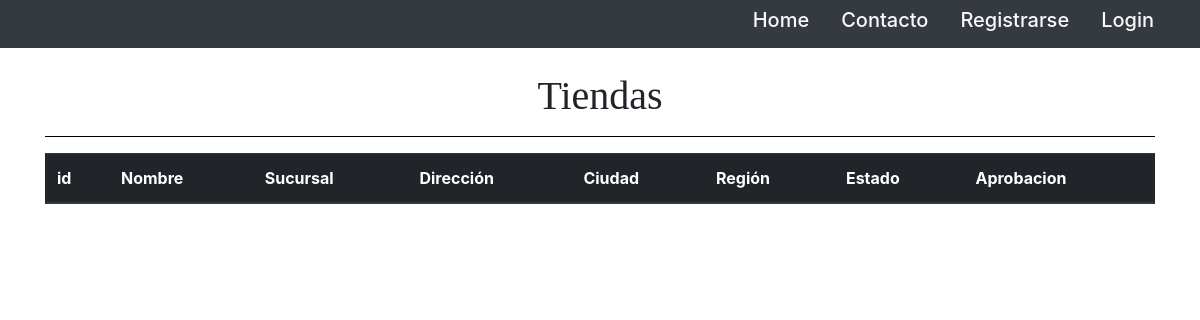
Before: /cambio_estado/ with the older database file.
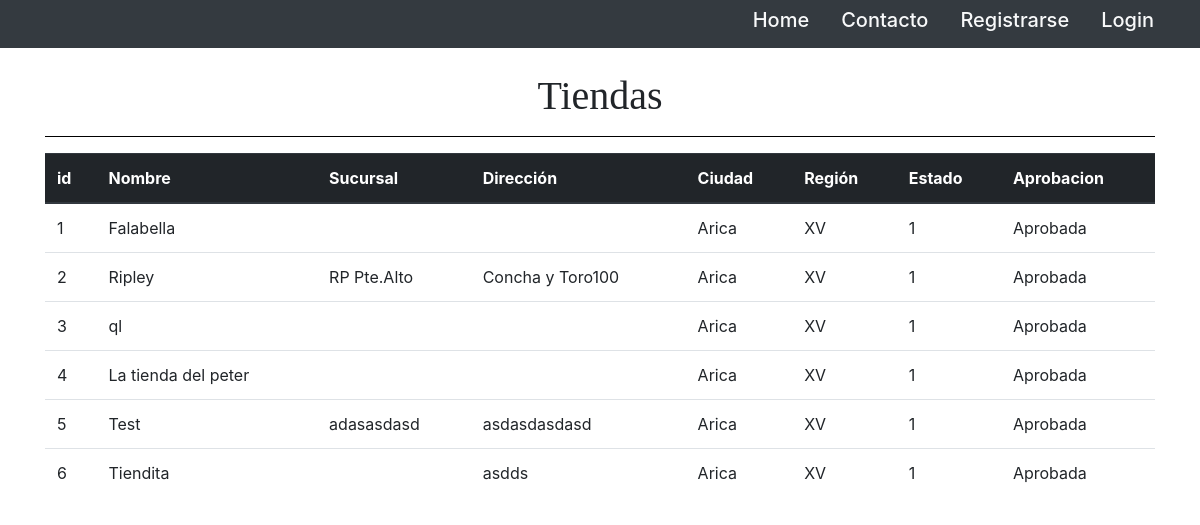
After: the same page with the newer database file.
### CORE/models.py (models this page shows, shortened)
class Tiendas(models.Model):
    store_id = models.IntegerField(primary_key=True)
    store_name = models.CharField(max_length=20, default="nn")
    office = models.CharField(max_length=20, default="nn")
    adress = models.CharField(max_length=20, default="nn")
    region_id = models.ForeignKey(Regiones, on_delete=models.CASCADE)
    provincia_id = models.ForeignKey(Provincias, on_delete=models.CASCADE)
    estado = models.IntegerField(default=0)

class Provincias(models.Model):
    provincia_id = models.IntegerField(primary_key=True)
    nombre = models.CharField(max_length=45, verbose_name="provincia", default="nn")
    region_id = models.ForeignKey(Regiones, on_delete=models.CASCADE)
    def __str__(self):
        return self.nombre

class Regiones(models.Model):
    region_id = models.IntegerField(primary_key=True)
    nombre = models.CharField(max_length=45, verbose_name="region", default="nn")
    ordinal = models.CharField(max_length=3, default="I")
    def __str__(self):
        return self.ordinal

### CORE/views.py (the view)
# urls.py: path('cambio_estado/', cambio_estado, name="cambio_estado"),
def cambio_estado(request):
    stores = Tiendas.objects.all()
    if request.POST:
        accion = request.POST.get("btnTest")
        new_tienda = Tiendas.objects.get(store_id=accion)
        new_tienda.estado = 1
        new_tienda.save()
        return render(request, 'Views/Admin/estado.htm', {'stores':stores, 'succes':True})
    else:
        return render(request, 'Views/Admin/estado.htm', {'stores':stores})

### CORE/Templates/Views/Admin/estado.htm (shortened to what this page needs)
{% extends 'Complements/head.htm' %}
{% block body %}
<form method="POST">
    <div class="container">
        <center>
            <br>
            <h1 style="font-family: fantasy">Tiendas</h1>
            <hr style="background-color: black">
            <table class="table">
                <thead class="thead-dark">
                    <tr>
                        <th scope="col">id</th>
                        <th scope="col">Nombre</th>
                        <th scope="col">Sucursal</th>
                        <th scope="col">Dirección</th>
                        <th scope="col">Ciudad</th>
                        <th scope="col">Región</th>
                        <th scope="col">Estado</th>
                        <th scope="col">Aprobacion</th>
                    </tr>
                </thead>
                <tbody>
                    {% for s in stores %}
                    <tr>
                        <td>{{s.store_id}}</td>
                        <td>{{s.store_name}}</td>
                        <td>{{s.office}}</td>
                        <td>{{s.adress}}</td>
                        <td>{{s.provincia_id}}</td>
                        <td>{{s.region_id}}</td>
                        <td>{{s.estado}}</td>
                        {% if s.estado == 0 %}
                            <td><button type=submit class="btn btn-warning" name="btnTest" value={{s.store_id}}>Aprobar</button></td>
                        {% else %}
                            <td>Aprobada</td>
                        {% endif %}
                    </tr>
                    {% endfor %}
                </tbody>
            </table>
        </center>
    </div>
</form>
{% endblock body %}

### CORE/Templates/Complements/head.htm (shortened to what this page needs)
<!DOCTYPE html>
<html lang="en">
{% load static %}
<head>
    <link rel="stylesheet" href="../../static/css/bootstrap.min.css">
</head>
<body>
    <div class="fixed-top position-sticky">
        <nav class="container-fluid bg-dark">
            <div class="container-fluid">
                <ul class="nav justify-content-end">
                    <li class="nav-item">
                        <a class="nav-link active h5 text-light" href="{% url 'home' %}">Home</a>
                    </li>
                    <li class="nav-item">
                        <a class="nav-link active h5 text-light"  href="{% url 'contacto' %}">Contacto</a>
                    </li>
                    {% if user.is_authenticated == False %}
                        <li class="nav-item">
                            <a class="nav-link active h5  text-light" href="{% url 'registro' %}">Registrarse</a>
                        </li>
                        <li class="nav-item">
                            <a class="nav-link active h5  text-light" href="{% url 'login' %}">Login</a>
                        </li>
                    {% endif %}
                </ul>
            </div>
        </nav>
    </div>
    {% block body %}
    {% endblock body%}
</body>
</html>

Changed rows visible on the page:
added Tiendas: store_id "1", store_name "Falabella", provincia_id "Arica", region_id "XV", estado "1", shows "Aprobada"
added Tiendas: store_id "2", store_name "Ripley", office "RP Pte.Alto", adress "Concha y Toro100", provincia_id "Arica", region_id "XV", estado "1", shows "Aprobada"
added Tiendas: store_id "3", store_name "ql", provincia_id "Arica", region_id "XV", estado "1", shows "Aprobada"
added Tiendas: store_id "4", store_name "La tienda del peter", provincia_id "Arica", region_id "XV", estado "1", shows "Aprobada"
added Tiendas: store_id "5", store_name "Test", office "adasasdasd", adress "asdasdasdasd", provincia_id "Arica", region_id "XV", estado "1", shows "Aprobada"
added Tiendas: store_id "6", store_name "Tiendita", adress "asdds", provincia_id "Arica", region_id "XV", estado "1", shows "Aprobada"
